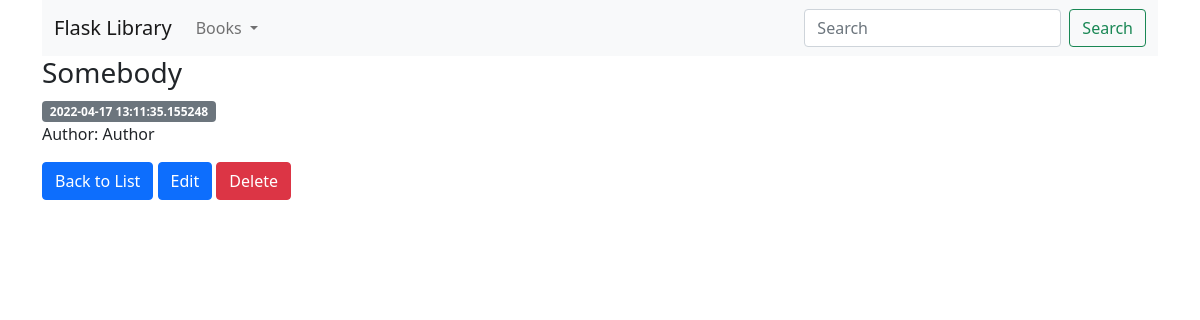
Before: /books/detail/3 with the older database file.
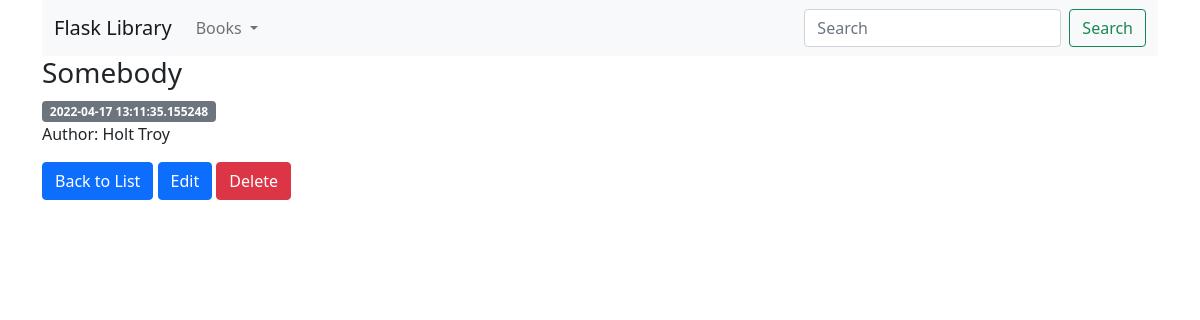
After: the same page with the newer database file.
### models.py (models this page shows, shortened)
class Book(db.Model):
    __tablename__ = 'book'
    id = db.Column(db.Integer, primary_key=True)
    title = db.Column(db.String(100), nullable=False)
    author = db.Column(db.String(100), nullable=False)
    created = db.Column(db.DateTime, default=datetime.now)
    updated = db.Column(db.DateTime, default=datetime.now, onupdate=datetime.now)

### views.py (the view)
@app.route('/books/detail/<int:book_id>')
def detail_book(book_id):
    book = get_book(book_id)
    return render_template('books/detail.html', book=book)

### utils.py (called while the page is built)
def get_book(book_id):
    book = Book.query.filter_by(id=book_id).one()
    if book is None:
        abort(404)
    else:
        return book

### templates/books/detail.html (shortened to what this page needs)
{% extends 'base.html' %}
{% block content %}
    <h3>{{ book['title'] }}</h3>
    <span class="badge bg-secondary">{{ book['created'] }}</span>
    <p>Author: {{ book['author'] }}</p>
    <div class="d-grid gap-2 d-md-block">
        <a href="{{ url_for('list_books') }}" class="btn btn-primary">Back to List</a>
        <a href="{{ url_for('update_book', book_id=book['id']) }}" class="btn btn-primary">Edit</a>
        <a href="{{ url_for('delete_book', book_id=book['id']) }}" class="btn btn-danger">Delete</a>
    </div>
{% endblock %}

Changed rows visible on the page:
changed Book "Somebody": author "Author" → "Holt Troy"
